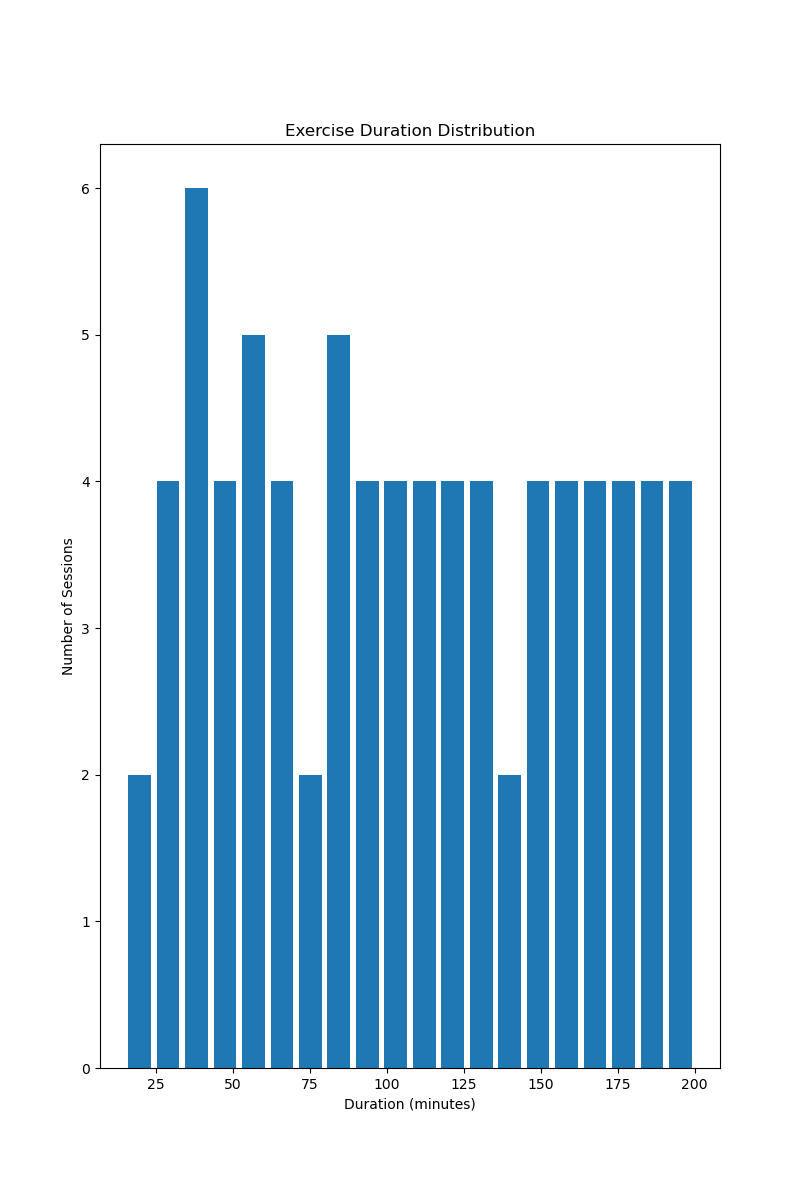

This figure's Python source:
import matplotlib.pyplot as plt

# Data: exercise duration in minutes
exercise_duration = [
    15, 20, 25, 25, 30, 30, 35, 35, 35, 40, 40, 40, 45, 45, 50, 50, 55, 55, 60, 60, 60,
    65, 65, 70, 70, 75, 75, 80, 80, 80, 85, 85, 90, 90, 95, 95, 100, 100, 105, 105, 110,
    110, 115, 115, 120, 120, 125, 125, 130, 130, 135, 135, 140, 140, 145, 145, 150, 150,
    155, 155, 160, 160, 165, 165, 170, 170, 175, 175, 180, 180, 185, 185, 190, 190, 195, 195, 200, 200
]

# Set the size of the histogram
plt.figure(figsize=(8, 12))

# Create a histogram with vertical orientation, modify colors and change bin width
plt.hist(exercise_duration, bins=20, orientation='vertical', color='#1f77b4', rwidth=0.8)

# Add title and labels to xaxis and yaxis
plt.title('Exercise Duration Distribution')
plt.xlabel('Duration (minutes)')
plt.ylabel('Number of Sessions')

# Show the plot
plt.show()
